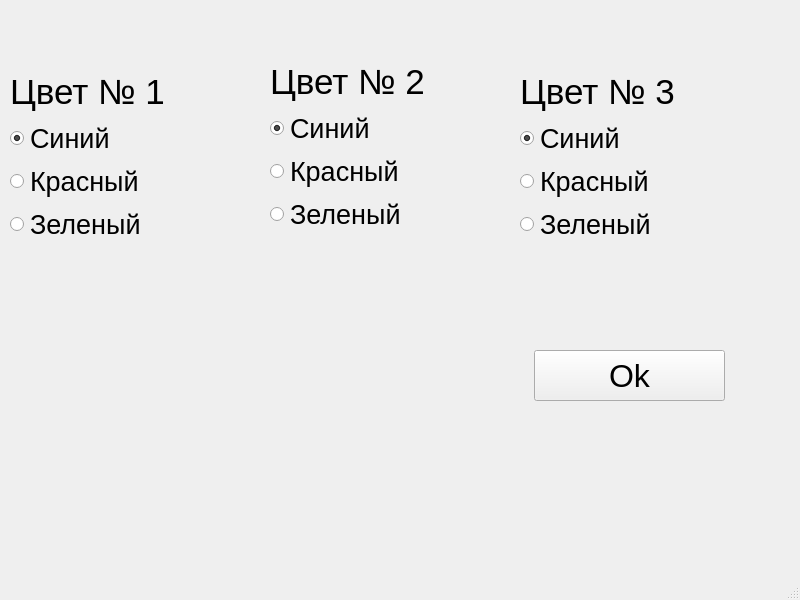
<?xml version="1.0" encoding="UTF-8"?>
<ui version="4.0">
 <class>MainWindow</class>
 <widget class="QMainWindow" name="MainWindow">
  <property name="geometry">
   <rect>
    <x>0</x>
    <y>0</y>
    <width>800</width>
    <height>600</height>
   </rect>
  </property>
  <property name="windowTitle">
   <string>MainWindow</string>
  </property>
  <widget class="QWidget" name="centralwidget">
   <widget class="QPushButton" name="pushButton">
    <property name="geometry">
     <rect>
      <x>534</x>
      <y>350</y>
      <width>191</width>
      <height>51</height>
     </rect>
    </property>
    <property name="font">
     <font>
      <pointsize>24</pointsize>
     </font>
    </property>
    <property name="text">
     <string>Ok</string>
    </property>
   </widget>
   <widget class="QLabel" name="label_4">
    <property name="geometry">
     <rect>
      <x>20</x>
      <y>460</y>
      <width>741</width>
      <height>71</height>
     </rect>
    </property>
    <property name="font">
     <font>
      <pointsize>20</pointsize>
     </font>
    </property>
    <property name="text">
     <string/>
    </property>
   </widget>
   <widget class="QWidget" name="">
    <property name="geometry">
     <rect>
      <x>10</x>
      <y>70</y>
      <width>159</width>
      <height>173</height>
     </rect>
    </property>
    <layout class="QVBoxLayout" name="verticalLayout">
     <item>
      <widget class="QLabel" name="label">
       <property name="font">
        <font>
         <pointsize>26</pointsize>
        </font>
       </property>
       <property name="text">
        <string>Цвет № 1</string>
       </property>
      </widget>
     </item>
     <item>
      <widget class="QRadioButton" name="radioButton_1_blue">
       <property name="font">
        <font>
         <pointsize>20</pointsize>
        </font>
       </property>
       <property name="text">
        <string>Синий</string>
       </property>
       <property name="checkable">
        <bool>true</bool>
       </property>
       <property name="checked">
        <bool>true</bool>
       </property>
      </widget>
     </item>
     <item>
      <widget class="QRadioButton" name="radioButton_1_red">
       <property name="font">
        <font>
         <pointsize>20</pointsize>
        </font>
       </property>
       <property name="text">
        <string>Красный</string>
       </property>
      </widget>
     </item>
     <item>
      <widget class="QRadioButton" name="radioButton_1_green">
       <property name="font">
        <font>
         <pointsize>20</pointsize>
        </font>
       </property>
       <property name="text">
        <string>Зеленый</string>
       </property>
      </widget>
     </item>
    </layout>
   </widget>
   <widget class="QWidget" name="">
    <property name="geometry">
     <rect>
      <x>270</x>
      <y>60</y>
      <width>159</width>
      <height>173</height>
     </rect>
    </property>
    <layout class="QVBoxLayout" name="verticalLayout_2">
     <item>
      <widget class="QLabel" name="label_2">
       <property name="font">
        <font>
         <pointsize>26</pointsize>
        </font>
       </property>
       <property name="text">
        <string>Цвет № 2</string>
       </property>
      </widget>
     </item>
     <item>
      <widget class="QRadioButton" name="radioButton_2_blue">
       <property name="font">
        <font>
         <pointsize>20</pointsize>
        </font>
       </property>
       <property name="text">
        <string>Синий</string>
       </property>
       <property name="checked">
        <bool>true</bool>
       </property>
      </widget>
     </item>
     <item>
      <widget class="QRadioButton" name="radioButton_2_red">
       <property name="font">
        <font>
         <pointsize>20</pointsize>
        </font>
       </property>
       <property name="text">
        <string>Красный</string>
       </property>
      </widget>
     </item>
     <item>
      <widget class="QRadioButton" name="radioButton_2_green">
       <property name="font">
        <font>
         <pointsize>20</pointsize>
        </font>
       </property>
       <property name="text">
        <string>Зеленый</string>
       </property>
      </widget>
     </item>
    </layout>
   </widget>
   <widget class="QWidget" name="">
    <property name="geometry">
     <rect>
      <x>520</x>
      <y>70</y>
      <width>159</width>
      <height>173</height>
     </rect>
    </property>
    <layout class="QVBoxLayout" name="verticalLayout_3">
     <item>
      <widget class="QLabel" name="label_3">
       <property name="font">
        <font>
         <pointsize>26</pointsize>
        </font>
       </property>
       <property name="text">
        <string>Цвет № 3</string>
       </property>
      </widget>
     </item>
     <item>
      <widget class="QRadioButton" name="radioButton_3_blue">
       <property name="font">
        <font>
         <pointsize>20</pointsize>
        </font>
       </property>
       <property name="text">
        <string>Синий</string>
       </property>
       <property name="checked">
        <bool>true</bool>
       </property>
      </widget>
     </item>
     <item>
      <widget class="QRadioButton" name="radioButton_3_red">
       <property name="font">
        <font>
         <pointsize>20</pointsize>
        </font>
       </property>
       <property name="text">
        <string>Красный</string>
       </property>
      </widget>
     </item>
     <item>
      <widget class="QRadioButton" name="radioButton_3_green">
       <property name="font">
        <font>
         <pointsize>20</pointsize>
        </font>
       </property>
       <property name="text">
        <string>Зеленый</string>
       </property>
      </widget>
     </item>
    </layout>
   </widget>
  </widget>
  <widget class="QMenuBar" name="menubar">
   <property name="geometry">
    <rect>
     <x>0</x>
     <y>0</y>
     <width>800</width>
     <height>21</height>
    </rect>
   </property>
  </widget>
  <widget class="QStatusBar" name="statusbar"/>
 </widget>
 <resources/>
 <connections/>
</ui>
